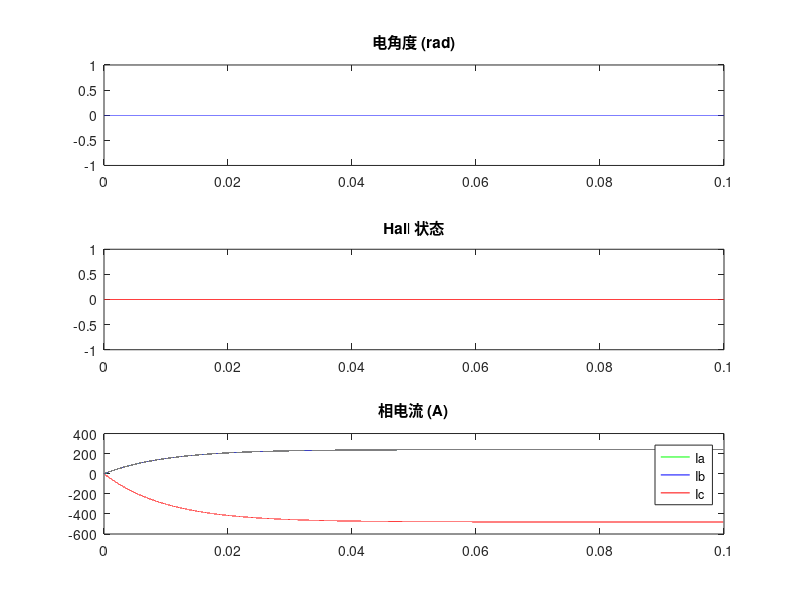

The MATLAB source for this figure:
%% 有 Hall 传感器的六步换向控制（完整代码）
clc; clear; close all;

% 电机参数
PolePairs = 4;       % 极对数
Vdc = 24;            % 直流母线电压 (V)
R = 0.1;             % 相电阻 (Ω)
L = 0.001;           % 相电感 (H)
Ke = 0.01;           % 反电势系数 (V/(rad/s))
J = 0.001;           % 转动惯量 (kg·m²)
B = 0.001;           % 阻尼系数 (N·m·s/rad)
TL = 0;              % 负载转矩 (N·m)

% 仿真参数 
Ts = 1e-6;           % 仿真步长 (s)
Tfinal = 0.1;        % 总仿真时间 (s)
t = 0:Ts:Tfinal;

% 初始化变量
theta_e = zeros(size(t));    % 电角度 (rad)
omega_e = zeros(size(t));    % 电角速度 (rad/s)
Hall_State = zeros(size(t)); % Hall 状态 (0-5)
Ia = zeros(size(t));         % 相电流 (A)
Ib = zeros(size(t));
Ic = zeros(size(t));
Te = zeros(size(t));         % 电磁转矩 (N·m)

% 六步换向表 (根据 Hall 状态选择导通相)
CommutationTable = [ 
    1, 0, -1;   % Hall 状态 0: A+ B- C off
    1, -1, 0;   % Hall 状态 1: A+ C- B off
    0, -1, 1;   % Hall 状态 2: B- C+ A off
    -1, 0, 1;   % Hall 状态 3: A- C+ B off
    -1, 1, 0;   % Hall 状态 4: A- B+ C off
    0, 1, -1;   % Hall 状态 5: B+ C- A off
];

% 主循环
for k = 2:length(t)
    % 模拟电机旋转 (电角度动态更新)
    omega_e(k) = omega_e(k-1) + (Te(k-1) - B*omega_e(k-1) - TL)/J * Ts;
    theta_e(k) = theta_e(k-1) + omega_e(k) * Ts;
    
    % 生成 Hall 信号 (每60度电角度变化一次)
    Hall_State(k) = floor(mod(theta_e(k), 2*pi) / (pi/3));
    
    % 根据 Hall 状态选择导通相
    State = mod(Hall_State(k), 6) + 1; % 映射到 1-6
    [Sa, Sb, Sc] = deal(CommutationTable(State, 1), ...
                     CommutationTable(State, 2), ...
                     CommutationTable(State, 3));
    
    % 生成线电压
    Vab = Vdc * (Sa - Sb);
    Vbc = Vdc * (Sb - Sc);
    Vca = Vdc * (Sc - Sa);
    
    % 电机动态方程（简化三相模型）
    dIa = (Vab - R*Ia(k-1) - Ke*omega_e(k)) / L * Ts;
    dIb = (Vbc - R*Ib(k-1) - Ke*omega_e(k)) / L * Ts;
    dIc = (Vca - R*Ic(k-1) - Ke*omega_e(k)) / L * Ts;
    
    Ia(k) = Ia(k-1) + dIa;
    Ib(k) = Ib(k-1) + dIb;
    Ic(k) = Ic(k-1) + dIc;
    
    % 计算电磁转矩
    Te(k) = (Ke * (Ia(k) + Ib(k) + Ic(k))) / PolePairs;
end

% 绘图
figure;
subplot(3,1,1);
plot(t, theta_e, 'b'); title('电角度 (rad)');
subplot(3,1,2);
stairs(t, Hall_State, 'r'); title('Hall 状态');
subplot(3,1,3);
plot(t, Ia, 'g', t, Ib, 'b', t, Ic, 'r'); 
title('相电流 (A)'); legend('Ia', 'Ib', 'Ic');